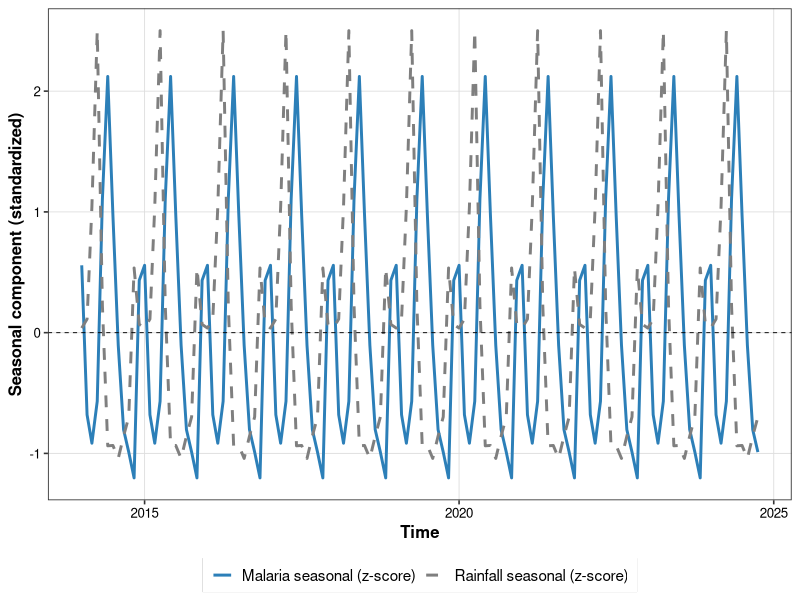
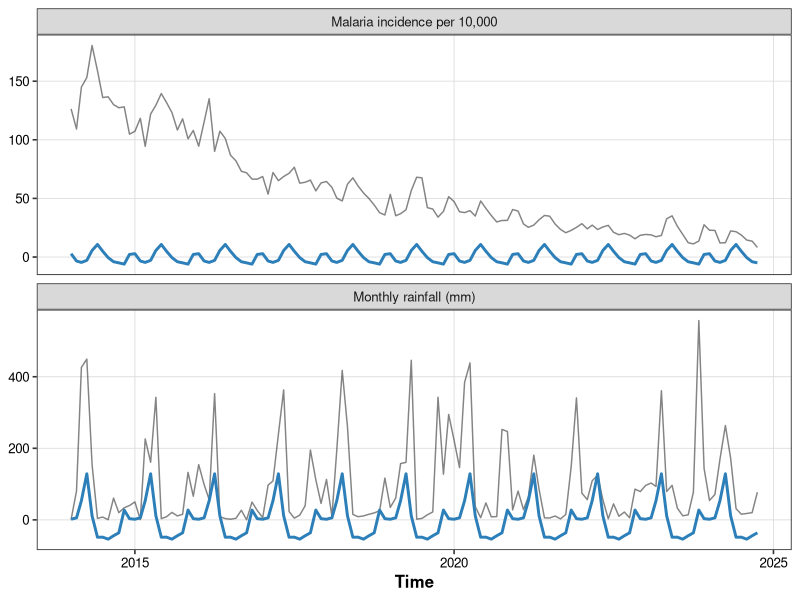
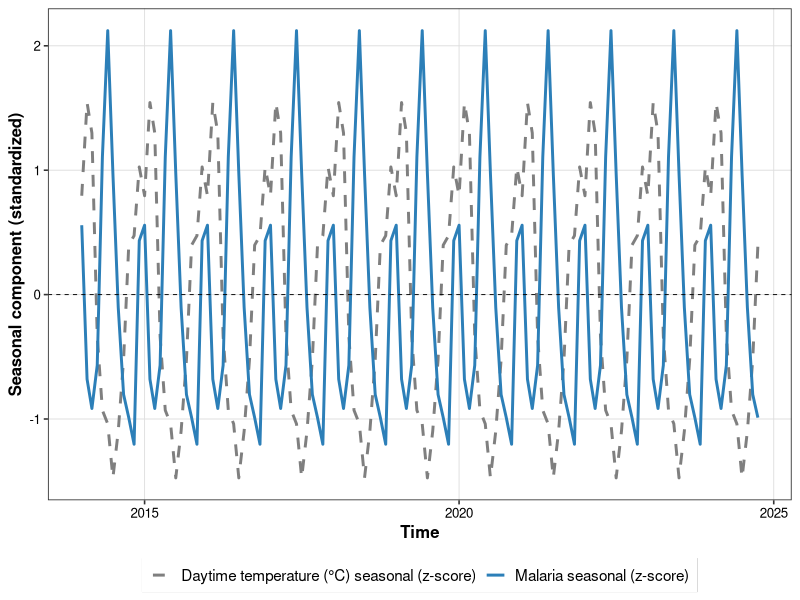
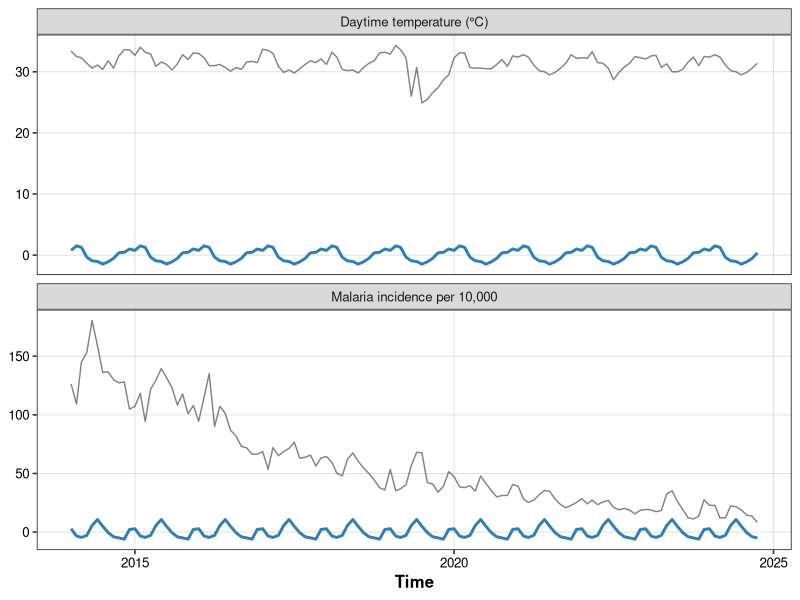
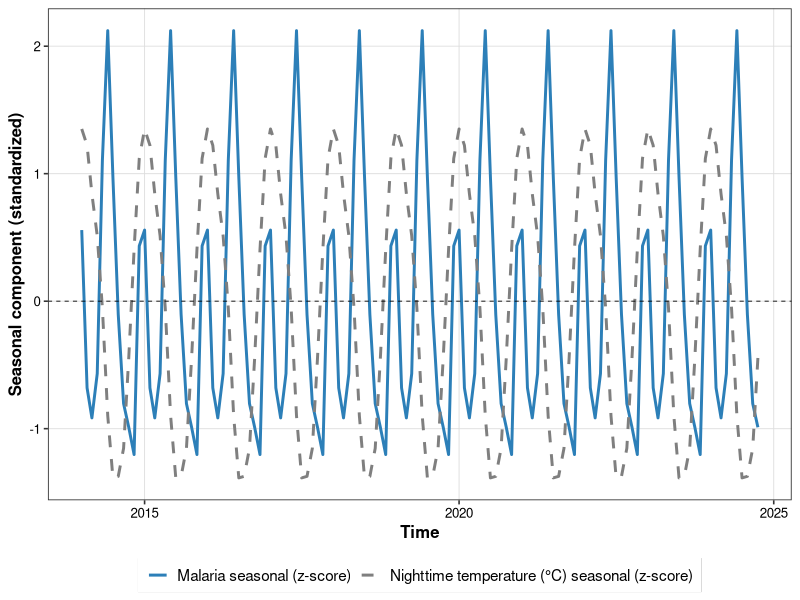
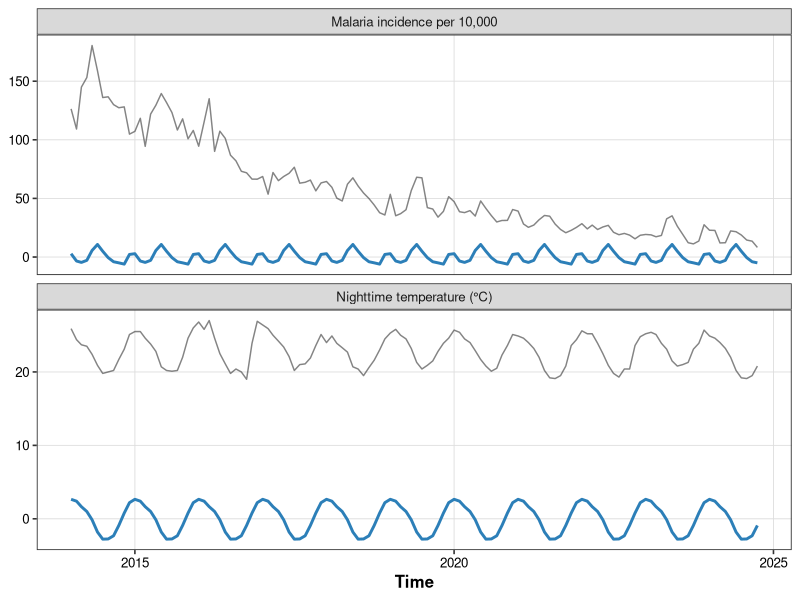
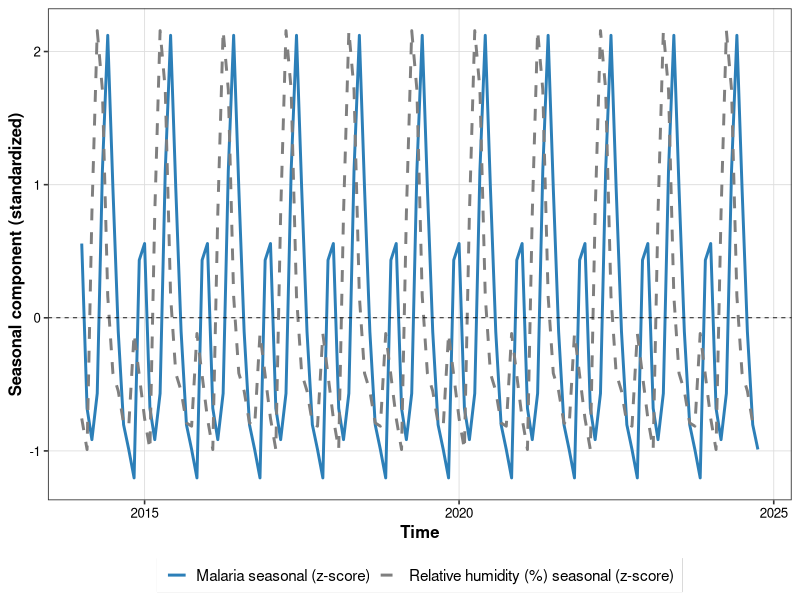
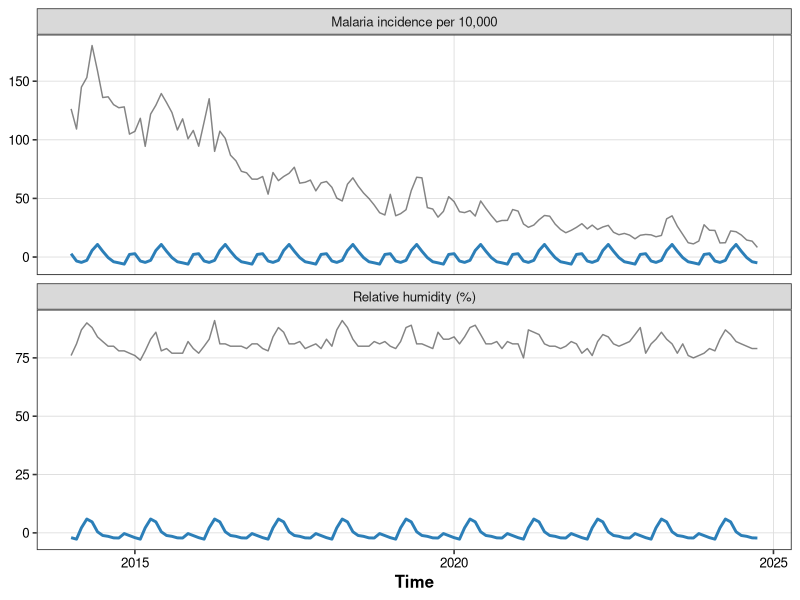

Recreate these plots in R, in order.
# ---- Packages ----
library(tidyverse)
library(zoo)        # for as.yearmon()
library(lubridate)  # for year(), month()

# ---- Setup output + theme ----
setwd(".")
plots_dir <- file.path(getwd(), "Preliminary_Plots")
if (!dir.exists(plots_dir)) dir.create(plots_dir)

pub_theme <- theme_bw(base_size = 12) +
  theme(
    axis.title = element_text(face = "bold"),
    axis.text = element_text(color = "black"),
    panel.grid.minor = element_blank(),
    panel.grid.major = element_line(color = "#DDDDDD", linewidth = 0.3),
    panel.border = element_rect(color = "#333333", fill = NA, linewidth = 0.6),
    legend.position = "bottom",
    legend.title = element_text(face = "bold"),
    legend.text = element_text(size = 11),
    legend.key.width = unit(16, "pt"),
    legend.key.height = unit(12, "pt"),
    legend.box.background = element_rect(color = "#CCCCCC", fill = "white")
  )

# ---- 1) Load & prepare ----
# Put Data.csv in your working directory or adjust the path
df <- read_csv("Data.csv")

# Ensure the time variable is ordered and usable
# Your file already has a 'yearmon' like "2014-01"
df <- df %>%
  mutate(yearmon = as.yearmon(yearmon)) %>%
  arrange(yearmon)

# Pull the two monthly series
malaria  <- df$Malaria_incidence_per_10000
rainfall <- df$monthly_rainfall

# Make monthly ts objects with frequency = 12
start_date <- as.Date(min(df$yearmon))
start_year  <- year(start_date)
start_month <- month(start_date)

malaria_ts  <- ts(malaria,  frequency = 12, start = c(start_year, start_month))
rainfall_ts <- ts(rainfall, frequency = 12, start = c(start_year, start_month))

# ---- 2) STL decomposition (univariate each) ----
# s.window = "periodic" gives a stable seasonal for monthly data
stl_mal  <- stl(malaria_ts,  s.window = "periodic", robust = TRUE)
stl_rain <- stl(rainfall_ts, s.window = "periodic", robust = TRUE)

# Extract seasonal components
seas_mal  <- as.numeric(stl_mal$time.series[, "seasonal"])
seas_rain <- as.numeric(stl_rain$time.series[, "seasonal"])

# Make a proper monthly date index from the ts time
idx <- as.yearmon(time(malaria_ts))        # yearmon index
dates <- as.Date(idx)

# ---- 3) Plot both seasonal components together (standardized) ----
plot_df <- tibble(
  date = dates,
  malaria_seasonal  = seas_mal,
  rainfall_seasonal = seas_rain
) %>%
  mutate(
    malaria_z  = as.numeric(scale(malaria_seasonal)),
    rainfall_z = as.numeric(scale(rainfall_seasonal))
  ) %>%
  pivot_longer(c(malaria_z, rainfall_z),
               names_to = "series", values_to = "seasonal_z") %>%
  mutate(series = recode(series,
                         malaria_z  = "Malaria seasonal (z-score)",
                         rainfall_z = "Rainfall seasonal (z-score)"))

p1 <- ggplot(plot_df, aes(date, seasonal_z, color = series, linetype = series)) +
  geom_line(linewidth = 1) +
  geom_hline(yintercept = 0, linetype = "dashed", linewidth = 0.3) +
  labs(x = "Time", y = "Seasonal component (standardized)", color = NULL, linetype = NULL) +
  scale_color_manual(values = c("Malaria seasonal (z-score)" = "#2C7FB8",
                                "Rainfall seasonal (z-score)" = "#7F7F7F")) +
  scale_linetype_manual(values = c("Malaria seasonal (z-score)" = "solid",
                                   "Rainfall seasonal (z-score)" = "dashed")) +
  pub_theme

ggsave(file.path(plots_dir, "11_stl_seasonal_malaria_vs_rainfall.jpg"),
       p1, width = 10, height = 6, dpi = 300, device = "jpeg")

# ---- 4) (Optional) Raw series + seasonal fit for each variable ----
# Build tidy frames with original series and seasonal fit
tidy_mal <- tibble(
  date = dates,
  value = as.numeric(malaria_ts),
  seasonal = seas_mal,
  series = "Malaria incidence per 10,000"
)

tidy_rain <- tibble(
  date = dates,
  value = as.numeric(rainfall_ts),
  seasonal = seas_rain,
  series = "Monthly rainfall (mm)"
)

tidy_both <- bind_rows(tidy_mal, tidy_rain)

# Two panels: raw (thin) + seasonal fit (thick)
p2 <- ggplot(tidy_both, aes(date, value)) +
  geom_line(alpha = 0.6, color = "#333333") +
  geom_line(aes(y = seasonal), linewidth = 1, color = "#2C7FB8") +
  facet_wrap(~ series, scales = "free_y", ncol = 1) +
  labs(x = "Time", y = NULL) +
  pub_theme

ggsave(file.path(plots_dir, "12_raw_vs_seasonal_fits.jpg"),
       p2, width = 10, height = 8, dpi = 300, device = "jpeg")

# ---- 5) Repeat for other climate variables (day temp, night temp, humidity) ----
make_pair_plots <- function(var_col, var_label, prefix_num) {
  # Build ts for the selected variable aligned with malaria_ts
  x_vec <- df[[var_col]]
  x_ts  <- ts(x_vec, frequency = 12, start = c(start_year, start_month))
  stl_x <- stl(x_ts, s.window = "periodic", robust = TRUE)
  seas_x <- as.numeric(stl_x$time.series[, "seasonal"])

  # Seasonal comparison (standardized)
  plot_df2 <- tibble(
    date = dates,
    malaria_seasonal  = seas_mal,
    other_seasonal    = seas_x
  ) %>%
    mutate(
      malaria_z  = as.numeric(scale(malaria_seasonal)),
      other_z    = as.numeric(scale(other_seasonal))
    ) %>%
    pivot_longer(c(malaria_z, other_z), names_to = "series", values_to = "seasonal_z") %>%
    mutate(series = recode(series,
                           malaria_z  = "Malaria seasonal (z-score)",
                           other_z    = paste0(var_label, " seasonal (z-score)")))

  p_seas <- ggplot(plot_df2, aes(date, seasonal_z, color = series, linetype = series)) +
    geom_line(linewidth = 1) +
    geom_hline(yintercept = 0, linetype = "dashed", linewidth = 0.3) +
    labs(x = "Time", y = "Seasonal component (standardized)", color = NULL, linetype = NULL) +
    scale_color_manual(values = setNames(c("#2C7FB8", "#7F7F7F"),
                                        c("Malaria seasonal (z-score)", paste0(var_label, " seasonal (z-score)"))) ) +
    scale_linetype_manual(values = setNames(c("solid", "dashed"),
                                          c("Malaria seasonal (z-score)", paste0(var_label, " seasonal (z-score)"))) ) +
    pub_theme

  ggsave(file.path(plots_dir, sprintf("%02d_stl_seasonal_malaria_vs_%s.jpg", prefix_num, gsub("[ %()]+", "_", tolower(var_label)))),
         p_seas, width = 10, height = 6, dpi = 300, device = "jpeg")

  # Raw vs STL seasonal fit facets
  tidy_x <- tibble(
    date = dates,
    value = as.numeric(x_ts),
    seasonal = seas_x,
    series = var_label
  )

  tidy_both2 <- bind_rows(tidy_mal, tidy_x)

  p_raw <- ggplot(tidy_both2, aes(date, value)) +
    geom_line(alpha = 0.6, color = "#333333") +
    geom_line(aes(y = seasonal), linewidth = 1, color = "#2C7FB8") +
    facet_wrap(~ series, scales = "free_y", ncol = 1) +
    labs(x = "Time", y = NULL) +
    pub_theme

  ggsave(file.path(plots_dir, sprintf("%02d_raw_vs_seasonal_fits_%s.jpg", prefix_num + 1, gsub("[ %()]+", "_", tolower(var_label)))),
         p_raw, width = 10, height = 8, dpi = 300, device = "jpeg")
}

# Daytime temperature
make_pair_plots("daytime_temperature", "Daytime temperature (°C)", 13)
# Nighttime temperature
make_pair_plots("nighttime_temperature", "Nighttime temperature (°C)", 15)
# Relative humidity
make_pair_plots("Relative_humidity", "Relative humidity (%)", 17)
